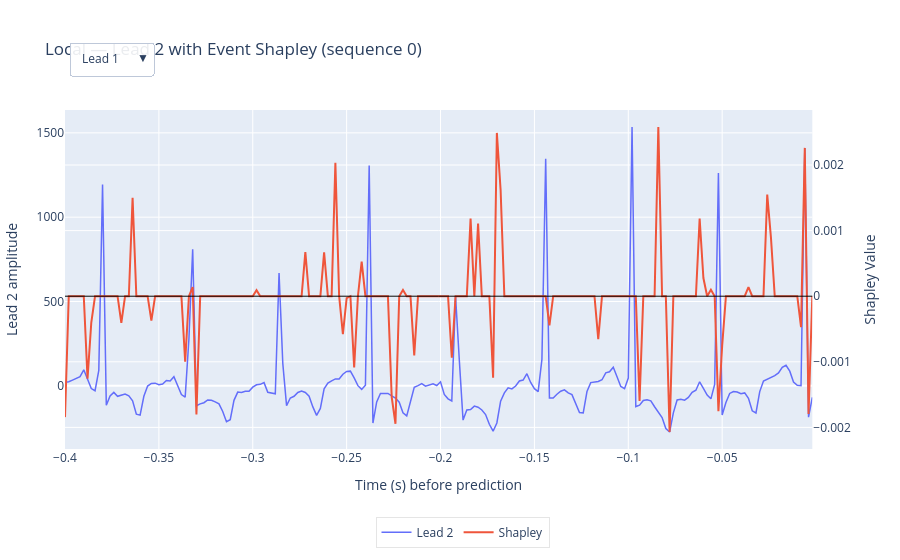

Notebook code for this chart:
### Markdown cell above
Overlay one ECG lead with local event Shapley

### Code cell
seq_id = 0
lead0  = 1
FS     = 500

x_batch = ensure_3d(sample)


# time + data
t   = np.arange(-K, 0) / FS
Xi  = x_batch[seq_id:seq_id+1, -K:, :]           # (1, K, 12)
ecg_by_lead = [Xi[0, :, i] for i in range(Xi.shape[2])]

# shapley aligned
sh = timeshap_local_ev_df["Shapley Value"].to_numpy()
if len(sh) < len(t):
    sh = np.pad(sh, (len(t)-len(sh), 0), mode="edge")
elif len(sh) > len(t):
    sh = sh[-len(t):]

# base fig
fig = make_subplots(specs=[[{"secondary_y": True}]])
fig.add_trace(
    go.Scatter(x=t, y=ecg_by_lead[lead0], name=f"Lead {lead0+1}",
               mode="lines", line=dict(width=1.5),
               hovertemplate="t=%{x:.3f}s<br>ECG=%{y:.4f}<extra></extra>"),
    secondary_y=False
)
fig.add_trace(
    go.Scatter(x=t, y=sh, name="Shapley",
               mode="lines", line=dict(width=2),
               hovertemplate="t=%{x:.3f}s<br>Shapley=%{y:.5f}<extra></extra>"),
    secondary_y=True
)
fig.add_hline(y=0, line_width=1, line_color="black", secondary_y=True)

# dropdown buttons: update ECG trace (0), y-axis title, and the figure title
buttons = []
for i in range(len(ecg_by_lead)):
    buttons.append(dict(
        label=f"Lead {i+1}",
        method="update",
        args=[
            # (traces keep order): update y of trace0 and trace1, and trace0 name
            {"y": [ecg_by_lead[i], sh], "name": [f"Lead {i+1}", "Shapley"]},
            # update left y-axis title and figure title text
            {"yaxis": {"title": f"Lead {i+1} amplitude"},
             "title": {"text": f"Local — Lead {i+1} with Event Shapley (sequence {seq_id})"}}
        ],
    ))

fig.update_layout(
    # put dropdown top-left; increase top margin so nothing overlaps
    updatemenus=[dict(
        type="dropdown",
        direction="down",
        x=0.005, xanchor="left",
        y=1.20,  yanchor="top",
        buttons=buttons,
        showactive=True,
        bgcolor="rgba(255,255,255,0.9)"
    )],
    title={"text": f"Local — Lead {lead0+1} with Event Shapley (sequence {seq_id})"},
    margin=dict(l=50, r=40, t=110, b=80),
    # legend below the chart so it never collides with the dropdown
    legend=dict(
        orientation="h",
        x=0.5, xanchor="center",
        y=-0.2, yanchor="top",
        bgcolor="rgba(255,255,255,0.6)",
        bordercolor="rgba(0,0,0,0.1)", borderwidth=1
    ),
    hovermode="x unified"
)
fig.update_xaxes(title_text="Time (s) before prediction", zeroline=False)
fig.update_yaxes(title_text=f"Lead {lead0+1} amplitude", secondary_y=False)
fig.update_yaxes(title_text="Shapley Value", secondary_y=True, zeroline=False)

fig.show()
# fig.write_html("local_overlay_dropdown_clean.html")

### Figure 1 — Plotly figure (JSON) as saved in the notebook; plotly's stock layout.template omitted (floating-point values rounded to 4 significant figures; data arrays with more than 128 entries replaced by an {"elided": "..."} marker saying what was removed)
{"data": [{"hovertemplate": "t=%{x:.3f}s<br>ECG=%{y:.4f}<extra></extra>", "line": {"width": 1.5}, "mode": "lines", "name": "Lead 2", "type": "scatter", "x": {"elided": "200 float values"}, "xaxis": "x", "y": {"elided": "200 float values"}, "yaxis": "y"}, {"hovertemplate": "t=%{x:.3f}s<br>Shapley=%{y:.5f}<extra></extra>", "line": {"width": 2}, "mode": "lines", "name": "Shapley", "type": "scatter", "x": {"elided": "200 float values"}, "xaxis": "x", "y": {"elided": "200 float values"}, "yaxis": "y2"}], "layout": {"hovermode": "x unified", "legend": {"bgcolor": "rgba(255,255,255,0.6)", "bordercolor": "rgba(0,0,0,0.1)", "borderwidth": 1, "orientation": "h", "x": 0.5, "xanchor": "center", "y": -0.2, "yanchor": "top"}, "margin": {"b": 80, "l": 50, "r": 40, "t": 110}, "shapes": [{"line": {"color": "black", "width": 1}, "type": "line", "x0": 0, "x1": 1, "xref": "x domain", "y0": 0, "y1": 0, "yref": "y2"}], "title": {"text": "Local — Lead 2 with Event Shapley (sequence 0)"}, "updatemenus": [{"bgcolor": "rgba(255,255,255,0.9)", "buttons": [{"args": [{"name": ["Lead 1", "Shapley"], "y": {"elided": "2x200 float values"}}, {"title": {"text": "Local — Lead 1 with Event Shapley (sequence 0)"}, "yaxis": {"title": "Lead 1 amplitude"}}], "label": "Lead 1", "method": "update"}, {"args": [{"name": ["Lead 2", "Shapley"], "y": {"elided": "2x200 float values"}}, {"title": {"text": "Local — Lead 2 with Event Shapley (sequence 0)"}, "yaxis": {"title": "Lead 2 amplitude"}}], "label": "Lead 2", "method": "update"}, {"args": [{"name": ["Lead 3", "Shapley"], "y": {"elided": "2x200 float values"}}, {"title": {"text": "Local — Lead 3 with Event Shapley (sequence 0)"}, "yaxis": {"title": "Lead 3 amplitude"}}], "label": "Lead 3", "method": "update"}, {"args": [{"name": ["Lead 4", "Shapley"], "y": {"elided": "2x200 float values"}}, {"title": {"text": "Local — Lead 4 with Event Shapley (sequence 0)"}, "yaxis": {"title": "Lead 4 amplitude"}}], "label": "Lead 4", "method": "update"}, {"args": [{"name": ["Lead 5", "Shapley"], "y": {"elided": "2x200 float values"}}, {"title": {"text": "Local — Lead 5 with Event Shapley (sequence 0)"}, "yaxis": {"title": "Lead 5 amplitude"}}], "label": "Lead 5", "method": "update"}, {"args": [{"name": ["Lead 6", "Shapley"], "y": {"elided": "2x200 float values"}}, {"title": {"text": "Local — Lead 6 with Event Shapley (sequence 0)"}, "yaxis": {"title": "Lead 6 amplitude"}}], "label": "Lead 6", "method": "update"}, {"args": [{"name": ["Lead 7", "Shapley"], "y": {"elided": "2x200 float values"}}, {"title": {"text": "Local — Lead 7 with Event Shapley (sequence 0)"}, "yaxis": {"title": "Lead 7 amplitude"}}], "label": "Lead 7", "method": "update"}, {"args": [{"name": ["Lead 8", "Shapley"], "y": {"elided": "2x200 float values"}}, {"title": {"text": "Local — Lead 8 with Event Shapley (sequence 0)"}, "yaxis": {"title": "Lead 8 amplitude"}}], "label": "Lead 8", "method": "update"}, {"args": [{"name": ["Lead 9", "Shapley"], "y": {"elided": "2x200 float values"}}, {"title": {"text": "Local — Lead 9 with Event Shapley (sequence 0)"}, "yaxis": {"title": "Lead 9 amplitude"}}], "label": "Lead 9", "method": "update"}, {"args": [{"name": ["Lead 10", "Shapley"], "y": {"elided": "2x200 float values"}}, {"title": {"text": "Local — Lead 10 with Event Shapley (sequence 0)"}, "yaxis": {"title": "Lead 10 amplitude"}}], "label": "Lead 10", "method": "update"}, {"args": [{"name": ["Lead 11", "Shapley"], "y": {"elided": "2x200 float values"}}, {"title": {"text": "Local — Lead 11 with Event Shapley (sequence 0)"}, "yaxis": {"title": "Lead 11 amplitude"}}], "label": "Lead 11", "method": "update"}, {"args": [{"name": ["Lead 12", "Shapley"], "y": {"elided": "2x200 float values"}}, {"title": {"text": "Local — Lead 12 with Event Shapley (sequence 0)"}, "yaxis": {"title": "Lead 12 amplitude"}}], "label": "Lead 12", "method": "update"}], "direction": "down", "showactive": true, "type": "dropdown", "x": 0.005, "xanchor": "left", "y": 1.2, "yanchor": "top"}], "xaxis": {"anchor": "y", "domain": [0, 0.94], "title": {"text": "Time (s) before prediction"}, "zeroline": false}, "yaxis": {"anchor": "x", "domain": [0, 1], "title": {"text": "Lead 2 amplitude"}}, "yaxis2": {"anchor": "x", "overlaying": "y", "side": "right", "title": {"text": "Shapley Value"}, "zeroline": false}}}
